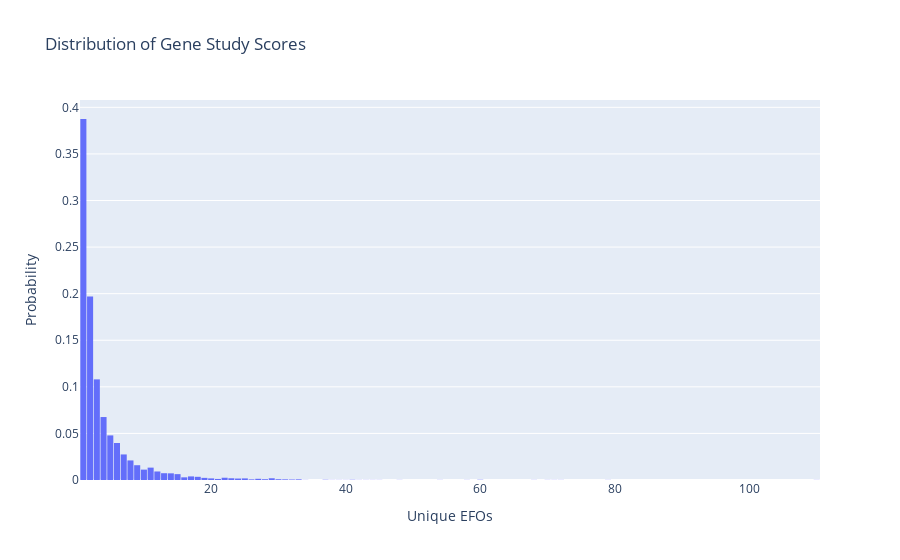

Write notebook code for a chart like this one.
### Code cell
fig = px.histogram(
    genes_pd,
    x="uniqueEFOs",
    histnorm="probability",
    title="Distribution of Gene Study Scores",
    color_discrete_sequence=["#636EFA"],
)
fig.update_layout(
    xaxis_title="Unique EFOs",
    yaxis_title="Probability",
    bargap=0.1
)
fig.show()

### Figure 1 — Plotly figure (JSON) as saved in the notebook; plotly's stock layout.template omitted (floating-point values rounded to 4 significant figures; data arrays with more than 128 entries replaced by an {"elided": "..."} marker saying what was removed)
{"data": [{"alignmentgroup": "True", "bingroup": "x", "histnorm": "probability", "hovertemplate": "uniqueEFOs=%{x}<br>probability=%{y}<extra></extra>", "legendgroup": "", "marker": {"color": "#636EFA", "pattern": {"shape": ""}}, "name": "", "offsetgroup": "", "orientation": "v", "showlegend": false, "type": "histogram", "x": {"elided": "6999 int values"}, "xaxis": "x", "yaxis": "y"}], "layout": {"bargap": 0.1, "barmode": "relative", "legend": {"tracegroupgap": 0}, "title": {"text": "Distribution of Gene Study Scores"}, "xaxis": {"anchor": "y", "domain": [0, 1], "title": {"text": "Unique EFOs"}}, "yaxis": {"anchor": "x", "domain": [0, 1], "title": {"text": "Probability"}}}}
